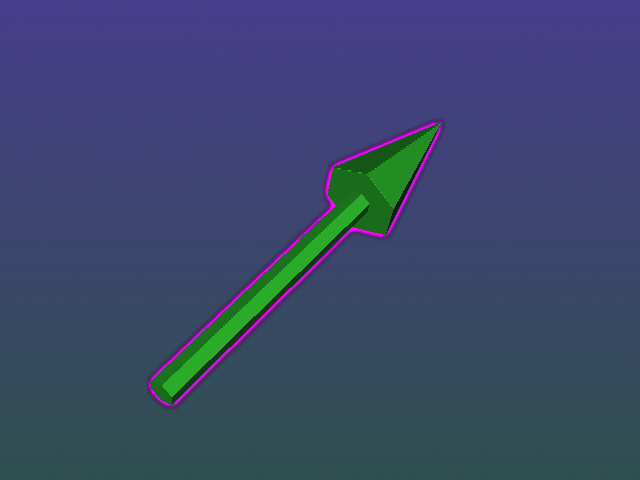

Reproduce this figure in Python.
#!/usr/bin/env python

# Highlight an arrow with a glowing outline using vtkOutlineGlowPass on a
# layered renderer on top of the main scene.

# Factory overrides: importing these modules registers the OpenGL rendering
# and interaction style implementations for vtkRenderingCore factory classes.
import vtkmodules.vtkInteractionStyle  # noqa: F401
import vtkmodules.vtkRenderingOpenGL2  # noqa: F401

# VTK pipeline classes used in this example
from vtkmodules.vtkFiltersSources import vtkArrowSource
from vtkmodules.vtkRenderingCore import (
    vtkActor,
    vtkPolyDataMapper,
    vtkRenderWindow,
    vtkRenderWindowInteractor,
    vtkRenderer,
)
from vtkmodules.vtkRenderingOpenGL2 import (
    vtkOutlineGlowPass,
    vtkRenderStepsPass,
)

# Colors (normalized RGB)
lime_green = (0.196, 0.804, 0.196)
magenta = (1.0, 0.0, 1.0)
dark_slate_gray = (0.184, 0.310, 0.310)
dark_slate_blue = (0.282, 0.239, 0.545)

# Source: generate an arrow
arrow = vtkArrowSource()
arrow.Update()

# ---------- main layer (layer 0): the lit arrow ----------
main_mapper = vtkPolyDataMapper()
main_mapper.SetInputConnection(arrow.GetOutputPort())

main_actor = vtkActor()
main_actor.SetMapper(main_mapper)
main_actor.GetProperty().SetDiffuseColor(lime_green)

renderer = vtkRenderer()
renderer.AddActor(main_actor)
renderer.GradientBackgroundOn()
renderer.SetBackground(dark_slate_gray)
renderer.SetBackground2(dark_slate_blue)

# ---------- outline layer (layer 1): bright unlit silhouette ----------
outline_mapper = vtkPolyDataMapper()
outline_mapper.SetInputConnection(arrow.GetOutputPort())

outline_actor = vtkActor()
outline_actor.SetMapper(outline_mapper)
outline_actor.GetProperty().SetColor(magenta)
outline_actor.GetProperty().LightingOff()

# Render pass: outline glow applied to the highlight renderer
basic_passes = vtkRenderStepsPass()
glow_pass = vtkOutlineGlowPass()
glow_pass.SetDelegatePass(basic_passes)

renderer_outline = vtkRenderer()
renderer_outline.AddActor(outline_actor)
renderer_outline.SetLayer(1)
renderer_outline.SetPass(glow_pass)

# Window: display the rendered scene (disable multisampling for render passes)
render_window = vtkRenderWindow()
render_window.SetNumberOfLayers(2)
render_window.AddRenderer(renderer)
render_window.AddRenderer(renderer_outline)
render_window.SetWindowName("outline glow pass")
render_window.SetMultiSamples(0)
render_window.SetSize(640, 480)

# Scene: share the main camera with the outline layer
renderer.ResetCamera()
camera = renderer.GetActiveCamera()
camera.Roll(45.0)
camera.Azimuth(-30.0)
camera.Elevation(-15.0)
renderer.ResetCamera()
renderer_outline.SetActiveCamera(camera)

# Interactor: handle mouse and keyboard events
interactor = vtkRenderWindowInteractor()
interactor.SetRenderWindow(render_window)

# Launch the interactive visualization
render_window.Render()
interactor.Start()
